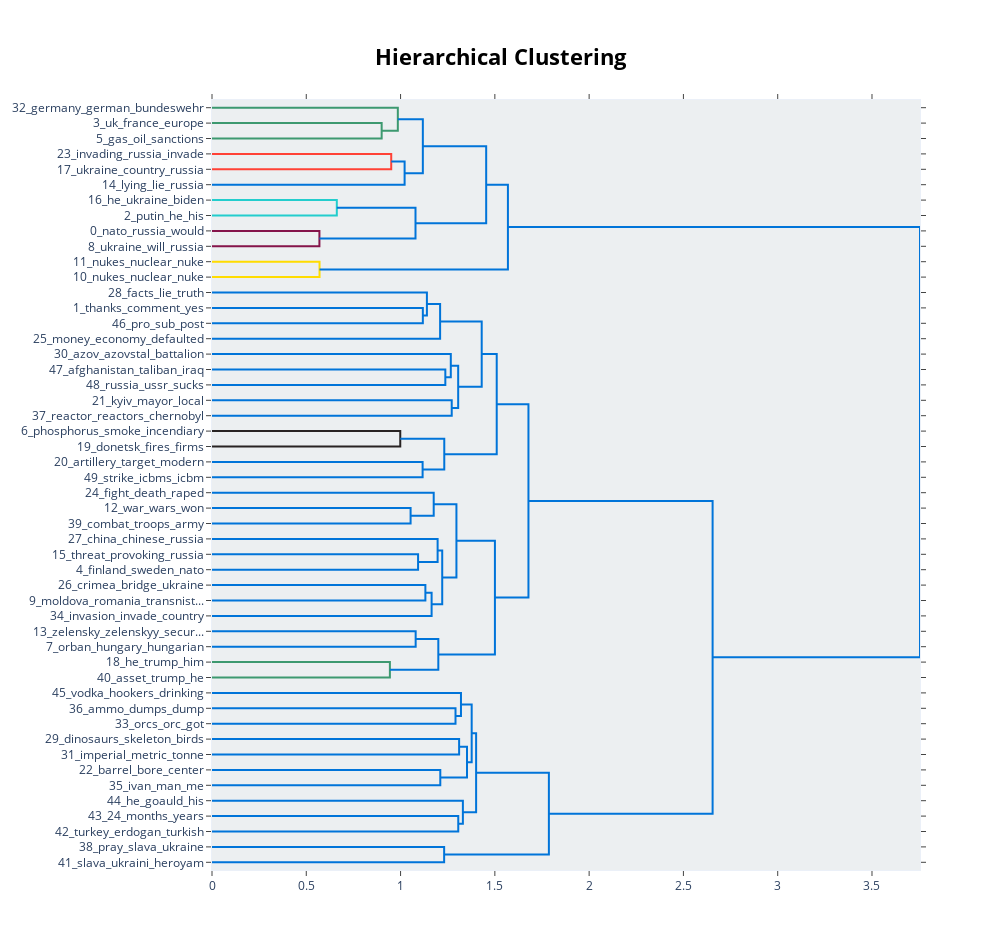

Write notebook code for a chart like this one.
### Markdown cell above
<br/>

## <font size="20"> &#8681; </font> Take a Look at the Hierarchical Plot.
- Perform further clustering based on Hierarchical Plot.

### Code cell
BERTopic_original_1.visualize_hierarchy(top_n_topics = 50)

### Figure 1 — Plotly figure (JSON) as saved in the notebook; plotly's stock layout.template omitted (floating-point values rounded to 4 significant figures)
{"data": [{"hoverinfo": "text", "marker": {"color": "rgb(61,153,112)"}, "mode": "lines", "type": "scatter", "x": [0, 0.8997, 0.8997, 0], "xaxis": "x", "y": [-15, -15, -25, -25], "yaxis": "y"}, {"hoverinfo": "text", "marker": {"color": "rgb(61,153,112)"}, "mode": "lines", "type": "scatter", "x": [0, 0.9855, 0.9855, 0.8997], "xaxis": "x", "y": [-5, -5, -20, -20], "yaxis": "y"}, {"hoverinfo": "text", "marker": {"color": "rgb(255,65,54)"}, "mode": "lines", "type": "scatter", "x": [0, 0.9504, 0.9504, 0], "xaxis": "x", "y": [-35, -35, -45, -45], "yaxis": "y"}, {"hoverinfo": "text", "marker": {"color": "rgb(0,116,217)"}, "mode": "lines", "type": "scatter", "x": [0.9504, 1.021, 1.021, 0], "xaxis": "x", "y": [-40, -40, -55, -55], "yaxis": "y"}, {"hoverinfo": "text", "marker": {"color": "rgb(0,116,217)"}, "mode": "lines", "type": "scatter", "x": [0.9855, 1.118, 1.118, 1.021], "xaxis": "x", "y": [-12.5, -12.5, -47.5, -47.5], "yaxis": "y"}, {"hoverinfo": "text", "marker": {"color": "rgb(35,205,205)"}, "mode": "lines", "type": "scatter", "x": [0, 0.6619, 0.6619, 0], "xaxis": "x", "y": [-65, -65, -75, -75], "yaxis": "y"}, {"hoverinfo": "text", "marker": {"color": "rgb(133,20,75)"}, "mode": "lines", "type": "scatter", "x": [0, 0.5697, 0.5697, 0], "xaxis": "x", "y": [-85, -85, -95, -95], "yaxis": "y"}, {"hoverinfo": "text", "marker": {"color": "rgb(0,116,217)"}, "mode": "lines", "type": "scatter", "x": [0.6619, 1.079, 1.079, 0.5697], "xaxis": "x", "y": [-70, -70, -90, -90], "yaxis": "y"}, {"hoverinfo": "text", "marker": {"color": "rgb(0,116,217)"}, "mode": "lines", "type": "scatter", "x": [1.118, 1.454, 1.454, 1.079], "xaxis": "x", "y": [-30, -30, -80, -80], "yaxis": "y"}, {"hoverinfo": "text", "marker": {"color": "rgb(255,220,0)"}, "mode": "lines", "type": "scatter", "x": [0, 0.5702, 0.5702, 0], "xaxis": "x", "y": [-105, -105, -115, -115], "yaxis": "y"}, {"hoverinfo": "text", "marker": {"color": "rgb(0,116,217)"}, "mode": "lines", "type": "scatter", "x": [1.454, 1.569, 1.569, 0.5702], "xaxis": "x", "y": [-55, -55, -110, -110], "yaxis": "y"}, {"hoverinfo": "text", "marker": {"color": "rgb(0,116,217)"}, "mode": "lines", "type": "scatter", "x": [0, 1.118, 1.118, 0], "xaxis": "x", "y": [-135, -135, -145, -145], "yaxis": "y"}, {"hoverinfo": "text", "marker": {"color": "rgb(0,116,217)"}, "mode": "lines", "type": "scatter", "x": [0, 1.14, 1.14, 1.118], "xaxis": "x", "y": [-125, -125, -140, -140], "yaxis": "y"}, {"hoverinfo": "text", "marker": {"color": "rgb(0,116,217)"}, "mode": "lines", "type": "scatter", "x": [1.14, 1.21, 1.21, 0], "xaxis": "x", "y": [-132.5, -132.5, -155, -155], "yaxis": "y"}, {"hoverinfo": "text", "marker": {"color": "rgb(0,116,217)"}, "mode": "lines", "type": "scatter", "x": [0, 1.237, 1.237, 0], "xaxis": "x", "y": [-175, -175, -185, -185], "yaxis": "y"}, {"hoverinfo": "text", "marker": {"color": "rgb(0,116,217)"}, "mode": "lines", "type": "scatter", "x": [0, 1.266, 1.266, 1.237], "xaxis": "x", "y": [-165, -165, -180, -180], "yaxis": "y"}, {"hoverinfo": "text", "marker": {"color": "rgb(0,116,217)"}, "mode": "lines", "type": "scatter", "x": [0, 1.271, 1.271, 0], "xaxis": "x", "y": [-195, -195, -205, -205], "yaxis": "y"}, {"hoverinfo": "text", "marker": {"color": "rgb(0,116,217)"}, "mode": "lines", "type": "scatter", "x": [1.266, 1.306, 1.306, 1.271], "xaxis": "x", "y": [-172.5, -172.5, -200, -200], "yaxis": "y"}, {"hoverinfo": "text", "marker": {"color": "rgb(0,116,217)"}, "mode": "lines", "type": "scatter", "x": [1.21, 1.43, 1.43, 1.306], "xaxis": "x", "y": [-143.8, -143.8, -186.2, -186.2], "yaxis": "y"}, {"hoverinfo": "text", "marker": {"color": "rgb(40,35,35)"}, "mode": "lines", "type": "scatter", "x": [0, 0.9984, 0.9984, 0], "xaxis": "x", "y": [-215, -215, -225, -225], "yaxis": "y"}, {"hoverinfo": "text", "marker": {"color": "rgb(0,116,217)"}, "mode": "lines", "type": "scatter", "x": [0, 1.117, 1.117, 0], "xaxis": "x", "y": [-235, -235, -245, -245], "yaxis": "y"}, {"hoverinfo": "text", "marker": {"color": "rgb(0,116,217)"}, "mode": "lines", "type": "scatter", "x": [0.9984, 1.232, 1.232, 1.117], "xaxis": "x", "y": [-220, -220, -240, -240], "yaxis": "y"}, {"hoverinfo": "text", "marker": {"color": "rgb(0,116,217)"}, "mode": "lines", "type": "scatter", "x": [1.43, 1.51, 1.51, 1.232], "xaxis": "x", "y": [-165, -165, -230, -230], "yaxis": "y"}, {"hoverinfo": "text", "marker": {"color": "rgb(0,116,217)"}, "mode": "lines", "type": "scatter", "x": [0, 1.053, 1.053, 0], "xaxis": "x", "y": [-265, -265, -275, -275], "yaxis": "y"}, {"hoverinfo": "text", "marker": {"color": "rgb(0,116,217)"}, "mode": "lines", "type": "scatter", "x": [0, 1.176, 1.176, 1.053], "xaxis": "x", "y": [-255, -255, -270, -270], "yaxis": "y"}, {"hoverinfo": "text", "marker": {"color": "rgb(0,116,217)"}, "mode": "lines", "type": "scatter", "x": [0, 1.093, 1.093, 0], "xaxis": "x", "y": [-295, -295, -305, -305], "yaxis": "y"}, {"hoverinfo": "text", "marker": {"color": "rgb(0,116,217)"}, "mode": "lines", "type": "scatter", "x": [0, 1.196, 1.196, 1.093], "xaxis": "x", "y": [-285, -285, -300, -300], "yaxis": "y"}, {"hoverinfo": "text", "marker": {"color": "rgb(0,116,217)"}, "mode": "lines", "type": "scatter", "x": [0, 1.132, 1.132, 0], "xaxis": "x", "y": [-315, -315, -325, -325], "yaxis": "y"}, {"hoverinfo": "text", "marker": {"color": "rgb(0,116,217)"}, "mode": "lines", "type": "scatter", "x": [1.132, 1.165, 1.165, 0], "xaxis": "x", "y": [-320, -320, -335, -335], "yaxis": "y"}, {"hoverinfo": "text", "marker": {"color": "rgb(0,116,217)"}, "mode": "lines", "type": "scatter", "x": [1.196, 1.221, 1.221, 1.165], "xaxis": "x", "y": [-292.5, -292.5, -327.5, -327.5], "yaxis": "y"}, {"hoverinfo": "text", "marker": {"color": "rgb(0,116,217)"}, "mode": "lines", "type": "scatter", "x": [1.176, 1.296, 1.296, 1.221], "xaxis": "x", "y": [-262.5, -262.5, -310, -310], "yaxis": "y"}, {"hoverinfo": "text", "marker": {"color": "rgb(0,116,217)"}, "mode": "lines", "type": "scatter", "x": [0, 1.08, 1.08, 0], "xaxis": "x", "y": [-345, -345, -355, -355], "yaxis": "y"}, {"hoverinfo": "text", "marker": {"color": "rgb(61,153,112)"}, "mode": "lines", "type": "scatter", "x": [0, 0.9434, 0.9434, 0], "xaxis": "x", "y": [-365, -365, -375, -375], "yaxis": "y"}, {"hoverinfo": "text", "marker": {"color": "rgb(0,116,217)"}, "mode": "lines", "type": "scatter", "x": [1.08, 1.2, 1.2, 0.9434], "xaxis": "x", "y": [-350, -350, -370, -370], "yaxis": "y"}, {"hoverinfo": "text", "marker": {"color": "rgb(0,116,217)"}, "mode": "lines", "type": "scatter", "x": [1.296, 1.5, 1.5, 1.2], "xaxis": "x", "y": [-286.2, -286.2, -360, -360], "yaxis": "y"}, {"hoverinfo": "text", "marker": {"color": "rgb(0,116,217)"}, "mode": "lines", "type": "scatter", "x": [1.51, 1.678, 1.678, 1.5], "xaxis": "x", "y": [-197.5, -197.5, -323.1, -323.1], "yaxis": "y"}, {"hoverinfo": "text", "marker": {"color": "rgb(0,116,217)"}, "mode": "lines", "type": "scatter", "x": [0, 1.291, 1.291, 0], "xaxis": "x", "y": [-395, -395, -405, -405], "yaxis": "y"}, {"hoverinfo": "text", "marker": {"color": "rgb(0,116,217)"}, "mode": "lines", "type": "scatter", "x": [0, 1.32, 1.32, 1.291], "xaxis": "x", "y": [-385, -385, -400, -400], "yaxis": "y"}, {"hoverinfo": "text", "marker": {"color": "rgb(0,116,217)"}, "mode": "lines", "type": "scatter", "x": [0, 1.31, 1.31, 0], "xaxis": "x", "y": [-415, -415, -425, -425], "yaxis": "y"}, {"hoverinfo": "text", "marker": {"color": "rgb(0,116,217)"}, "mode": "lines", "type": "scatter", "x": [0, 1.211, 1.211, 0], "xaxis": "x", "y": [-435, -435, -445, -445], "yaxis": "y"}, {"hoverinfo": "text", "marker": {"color": "rgb(0,116,217)"}, "mode": "lines", "type": "scatter", "x": [1.31, 1.352, 1.352, 1.211], "xaxis": "x", "y": [-420, -420, -440, -440], "yaxis": "y"}, {"hoverinfo": "text", "marker": {"color": "rgb(0,116,217)"}, "mode": "lines", "type": "scatter", "x": [1.32, 1.377, 1.377, 1.352], "xaxis": "x", "y": [-392.5, -392.5, -430, -430], "yaxis": "y"}, {"hoverinfo": "text", "marker": {"color": "rgb(0,116,217)"}, "mode": "lines", "type": "scatter", "x": [0, 1.306, 1.306, 0], "xaxis": "x", "y": [-465, -465, -475, -475], "yaxis": "y"}, {"hoverinfo": "text", "marker": {"color": "rgb(0,116,217)"}, "mode": "lines", "type": "scatter", "x": [0, 1.33, 1.33, 1.306], "xaxis": "x", "y": [-455, -455, -470, -470], "yaxis": "y"}, {"hoverinfo": "text", "marker": {"color": "rgb(0,116,217)"}, "mode": "lines", "type": "scatter", "x": [1.377, 1.401, 1.401, 1.33], "xaxis": "x", "y": [-411.2, -411.2, -462.5, -462.5], "yaxis": "y"}, {"hoverinfo": "text", "marker": {"color": "rgb(0,116,217)"}, "mode": "lines", "type": "scatter", "x": [0, 1.231, 1.231, 0], "xaxis": "x", "y": [-485, -485, -495, -495], "yaxis": "y"}, {"hoverinfo": "text", "marker": {"color": "rgb(0,116,217)"}, "mode": "lines", "type": "scatter", "x": [1.401, 1.787, 1.787, 1.231], "xaxis": "x", "y": [-436.9, -436.9, -490, -490], "yaxis": "y"}, {"hoverinfo": "text", "marker": {"color": "rgb(0,116,217)"}, "mode": "lines", "type": "scatter", "x": [1.678, 2.655, 2.655, 1.787], "xaxis": "x", "y": [-260.3, -260.3, -463.4, -463.4], "yaxis": "y"}, {"hoverinfo": "text", "marker": {"color": "rgb(0,116,217)"}, "mode": "lines", "type": "scatter", "x": [1.569, 3.755, 3.755, 2.655], "xaxis": "x", "y": [-82.5, -82.5, -361.9, -361.9], "yaxis": "y"}], "layout": {"autosize": false, "height": 950, "hoverlabel": {"bgcolor": "white", "font": {"family": "Rockwell", "size": 16}}, "hovermode": "closest", "plot_bgcolor": "#ECEFF1", "showlegend": false, "title": {"font": {"color": "Black", "size": 22}, "text": "<b>Hierarchical Clustering</b>", "x": 0.5, "xanchor": "center", "yanchor": "top"}, "width": 1000, "xaxis": {"mirror": "allticks", "rangemode": "tozero", "showgrid": false, "showline": true, "showticklabels": true, "ticks": "outside", "type": "linear", "zeroline": false}, "yaxis": {"mirror": "allticks", "range": [-500, 0], "rangemode": "tozero", "showgrid": false, "showline": true, "showticklabels": true, "tickmode": "array", "ticks": "outside", "ticktext": ["32_germany_german_bundeswehr", "3_uk_france_europe", "5_gas_oil_sanctions", "23_invading_russia_invade", "17_ukraine_country_russia", "14_lying_lie_russia", "16_he_ukraine_biden", "2_putin_he_his", "0_nato_russia_would", "8_ukraine_will_russia", "11_nukes_nuclear_nuke", "10_nukes_nuclear_nuke", "28_facts_lie_truth", "1_thanks_comment_yes", "46_pro_sub_post", "25_money_economy_defaulted", "30_azov_azovstal_battalion", "47_afghanistan_taliban_iraq", "48_russia_ussr_sucks", "21_kyiv_mayor_local", "37_reactor_reactors_chernobyl", "6_phosphorus_smoke_incendiary", "19_donetsk_fires_firms", "20_artillery_target_modern", "49_strike_icbms_icbm", "24_fight_death_raped", "12_war_wars_won", "39_combat_troops_army", "27_china_chinese_russia", "15_threat_provoking_russia", "4_finland_sweden_nato", "26_crimea_bridge_ukraine", "9_moldova_romania_transnist...", "34_invasion_invade_country", "13_zelensky_zelenskyy_secur...", "7_orban_hungary_hungarian", "18_he_trump_him", "40_asset_trump_he", "45_vodka_hookers_drinking", "36_ammo_dumps_dump", "33_orcs_orc_got", "29_dinosaurs_skeleton_birds", "31_imperial_metric_tonne", "22_barrel_bore_center", "35_ivan_man_me", "44_he_goauld_his", "43_24_months_years", "42_turkey_erdogan_turkish", "38_pray_slava_ukraine", "41_slava_ukraini_heroyam"], "tickvals": [-5, -15, -25, -35, -45, -55, -65, -75, -85, -95, -105, -115, -125, -135, -145, -155, -165, -175, -185, -195, -205, -215, -225, -235, -245, -255, -265, -275, -285, -295, -305, -315, -325, -335, -345, -355, -365, -375, -385, -395, -405, -415, -425, -435, -445, -455, -465, -475, -485, -495], "type": "linear", "zeroline": false}}}
